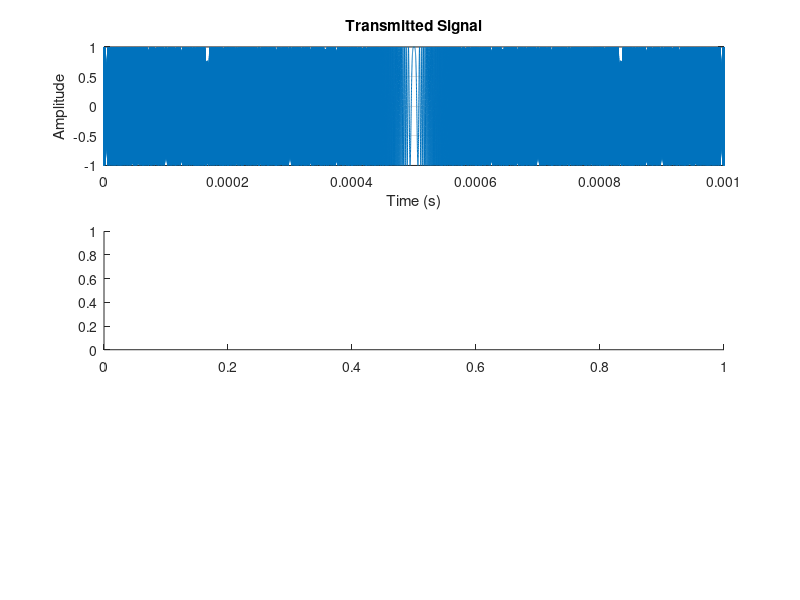

Here is the MATLAB script that generated this plot: (Note: this script raises an error after producing the figure.)
clear; close all; clc;

% Radar parameters
samplingRate = 25e6;  % Sampling rate: 25 MHz
sweepTime = 1e-3;     % Sweep time: 1 ms
frequency = 4.4e9;    % Center frequency: 4.4 GHz
bandwidth = 25e6;     % Bandwidth: 25 MHz
numSamples = samplingRate * sweepTime; % Total number of samples

% Create a time vector
t = (0:numSamples-1) / samplingRate;  % Time vector for one sweep

% Generate a test signal: a chirp (up-sweep)
testSignal = chirp(t, frequency - bandwidth/2, sweepTime, frequency + bandwidth/2);

% Plot the transmitted signal
figure('Name', 'Signal Processing');

% Time-domain plot
subplot(3, 1, 1);
plot(t, testSignal);
xlabel('Time (s)');
ylabel('Amplitude');
title('Transmitted Signal');
grid on;

% Plot the spectrogram
subplot(3, 1, 2);
[S, F, T] = spectrogram(testSignal, 512, 256, 512, samplingRate, 'yaxis');
F = F / 1e9;  % Convert frequency to GHz
imagesc(T, F, 10*log10(abs(S)));  % Convert to dB
axis xy;  % Correct the axis orientation
colorbar;  % Add color bar
ylim([min(F), max(F)]);  % Set y-axis limits based on actual frequency range
title('Spectrogram of the Transmitted Signal');
ylabel('Frequency (GHz)');

waterfall(F,T,abs(S)'.^2)
set(gca,XDir="reverse",View=[30 50])
xlabel("Frequency (Hz)")
ylabel("Time (s)")

% Perform the FFT
fftSignal = fft(testSignal);

% Frequency axis for FFT
N = length(fftSignal);  % Length of the signal
freq = (-N/2:N/2-1) * (samplingRate / N) + frequency;  % Shift by center frequency

% Shift the FFT to center zero frequency
fftShifted = fftshift(fftSignal);

% Create a plot for FFT
subplot(3, 1, 3);
plot(freq/1e9, abs(fftShifted));  % Convert frequency to GHz for plotting
xlim([4.3875 4.4125]);  % Set x-axis limits to GHz
xlabel('Frequency (GHz)');
ylabel('Magnitude');
title('FFT of the Transmitted Signal');
grid on;
